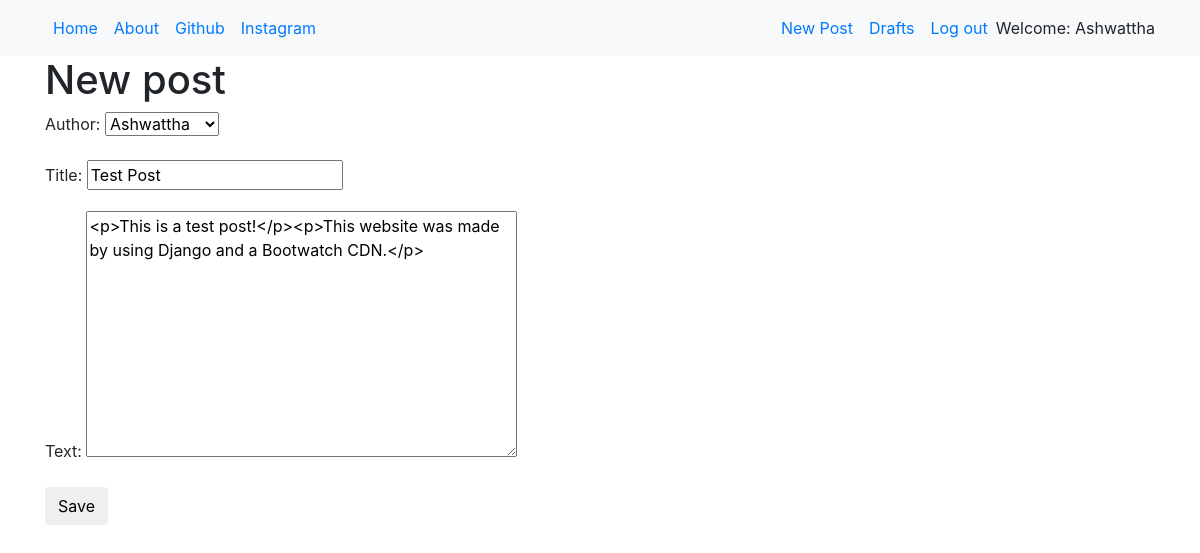
Screenshot of /post/3/edit/ (signed in) with the database file from the repository.
### blog/models.py (models this page shows, shortened)
class Post(models.Model):
    author = models.ForeignKey('auth.User',on_delete=models.CASCADE)
    title = models.CharField(max_length=200)
    text = models.TextField()
    created_date = models.DateTimeField(default=timezone.now)
    published_date = models.DateTimeField(blank=True, null=True)

### blog/views.py (the view)
# urls.py: path('post/<int:pk>/edit/', views.PostUpdateView.as_view(), name='post_edit'),
class PostUpdateView(LoginRequiredMixin,UpdateView):
    login_url = '/login/'
    redirect_field_name = 'blog/post_detail.html'
    form_class = PostForm
    model = Post

### blog/forms.py
class PostForm(forms.ModelForm):
    class Meta:
        model = Post
        fields = ('author','title', 'text',)
        widgets = {
            'title': forms.TextInput(attrs={'class': 'textinputclass'}),
            'text': forms.Textarea(attrs={'class': 'editable medium-editor-textarea postcontent'}),
        }

### blog/templates/blog/post_form.html (shortened to what this page needs)
{% extends 'blog/base.html' %}
{% block content %}
    <h1>New post</h1>
    <form method="POST" class="post-form">
    {{form.as_p}}
    <button type="submit" class="save btn btn-default">Save</button>
    </form>
{% endblock %}

### blog/templates/blog/base.html (shortened to what this page needs)
<!DOCTYPE html>
{% load static %}
<html>
  <head>
    <link rel="stylesheet" href="https://stackpath.bootstrapcdn.com/bootstrap/4.1.3/css/bootstrap.min.css"
>
    <link href="https://maxcdn.bootstrapcdn.com/font-awesome/4.7.0/css/font-awesome.min.css" rel="stylesheet">
    <link rel="stylesheet" href="//cdn.jsdelivr.net/medium-editor/latest/css/medium-editor.min.css" type="text/css" media="screen" charset="utf-8">
  </head>
  <body class='loader'>
    <nav class="navbar navbar-expand-lg bg-light techfont">
      <div class="container">
        <div class="navbar-nav align-items-center">
          <a class="nav-item nav-link" href="{% url 'post_list' %}">Home</a>
          <a class="nav-item nav-link" href="{% url 'about' %}">About</a>
          <a class="nav-item nav-link" href="https://www.github.com">Github</a>
          <a class="nav-item nav-link" href="https://www.instagram.com">Instagram</a>
        </div>
        <div class="navbar-nav align-items-center ml-auto">
          {% if user.is_authenticated %}
            <a class="nav-item nav-link" href="{% url 'post_new' %}">New Post</a>
            <a class="nav-item nav-link" href="{% url 'post_draft_list' %}">Drafts</a>
            <a class="nav-item nav-link" href="{% url 'logout' %}">Log out</a>
            <a >Welcome: {{ user.username }}</a>
          {% else %}
            <a class="nav-item nav-link" href="{% url 'login' %}" aria-label="Login">
              <span class="fa fa-user" aria-hidden="true"></span></a>
          {% endif %}
        </div>
      </div>
    </nav>
          <div class="content container">
              <div class="row">
                  <div class="col-md-8">
                    <div class="blog_posts">
                      {% block content %}
                      {% endblock %}
                    </div>
                  </div>
              </div>
          </div>
  </body>
</html>

### rows the page displays
Post: author "Ashwattha", title "Test Post", text "<p>This is a test post!</p><p>This website was made by using Django and a Bootwatch CDN.</p>"

### other values shown
{{ user.username }} "Ashwattha"
